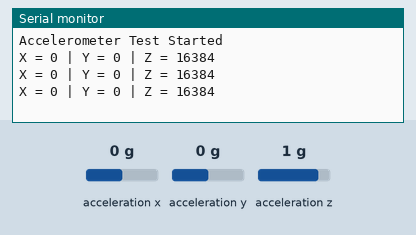
The sketch below on a simulated Arduino Uno, built with avr-gcc and run on an emulated ATmega328P. On the bench: the last lines printed to the serial monitor. Wiring (inferred from the names in the program): MPU-6050 motion sensor at I2C address 0x68. The inputs (shaded band) are chosen by the test bench; at power-on: acceleration x 0 g, acceleration y 0 g, acceleration z 1 g.

Above: at 1.3 s.
1.4 s: acceleration x set to -1.4 g
At 1.9 s:
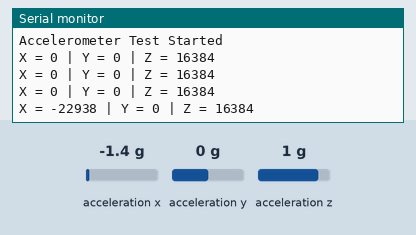
2.9 s: acceleration y set to -1.4 g
At 3.4 s:
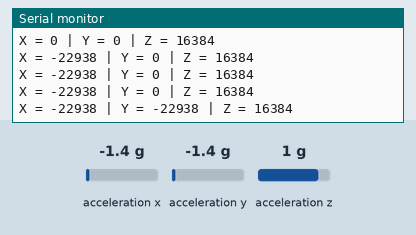
4.4 s: acceleration z set to -1.4 g
At 4.9 s:
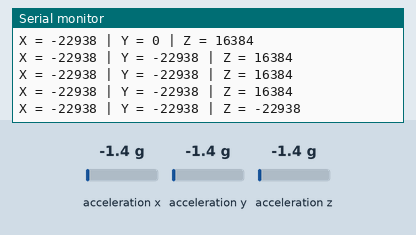

Measured:
- after the input at 1.4 s, the serial monitor: prints a new line after 0.11 s (image 1)
- after the input at 2.9 s, the serial monitor: prints a new line after 0.11 s (image 2)
- after the input at 4.4 s, the serial monitor: prints a new line after 0.12 s (image 3)

The sketch:

mpu6050_test.ino
```cpp
#include <Wire.h>

const int MPU = 0x68;   // I2C address
int16_t AcX, AcY, AcZ;

void setup() {
  Wire.begin();
  Serial.begin(9600);

  Wire.beginTransmission(MPU);
  Wire.write(0x6B);     // Power management register
  Wire.write(0);       // Wake up MPU6050

  Wire.endTransmission(true);

  Serial.println("Accelerometer Test Started");
}

void loop() {
  Wire.beginTransmission(MPU);
  Wire.write(0x3B);     // Starting register for Accel data
  Wire.endTransmission(false);
  Wire.requestFrom(MPU, 6, true);

  AcX = Wire.read() << 8 | Wire.read();
  AcY = Wire.read() << 8 | Wire.read();
  AcZ = Wire.read() << 8 | Wire.read();

  Serial.print("X = "); Serial.print(AcX);
  Serial.print(" | Y = "); Serial.print(AcY);
  Serial.print(" | Z = "); Serial.println(AcZ);

  delay(500);
}
```
